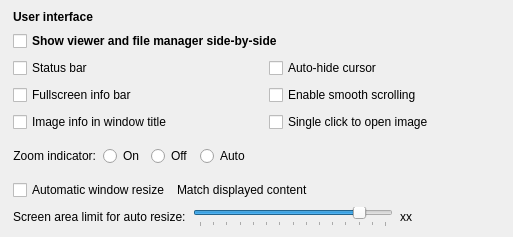
                <widget class="QWidget" name="UIOptionsGroup" native="true">
                 <property name="accessibleName">
                  <string notr="true">SGroup</string>
                 </property>
                 <layout class="QVBoxLayout" name="verticalLayout_11">
                  <property name="spacing">
                   <number>7</number>
                  </property>
                  <property name="sizeConstraint">
                   <enum>QLayout::SetDefaultConstraint</enum>
                  </property>
                  <property name="leftMargin">
                   <number>13</number>
                  </property>
                  <property name="topMargin">
                   <number>10</number>
                  </property>
                  <property name="rightMargin">
                   <number>13</number>
                  </property>
                  <property name="bottomMargin">
                   <number>10</number>
                  </property>
                  <item>
                   <layout class="QHBoxLayout" name="horizontalLayout_16">
                    <property name="leftMargin">
                     <number>0</number>
                    </property>
                    <property name="topMargin">
                     <number>0</number>
                    </property>
                    <property name="rightMargin">
                     <number>0</number>
                    </property>
                    <property name="bottomMargin">
                     <number>0</number>
                    </property>
                    <item>
                     <widget class="QLabel" name="label_15">
                      <property name="font">
                       <font>
                        <weight>75</weight>
                        <bold>true</bold>
                       </font>
                      </property>
                      <property name="text">
                       <string>User interface</string>
                      </property>
                      <property name="alignment">
                       <set>Qt::AlignLeading|Qt::AlignLeft|Qt::AlignVCenter</set>
                      </property>
                     </widget>
                    </item>
                   </layout>
                  </item>
                  <item>
                   <widget class="QCheckBox" name="splitViewCheckBox">
                    <property name="font">
                     <font>
                      <weight>75</weight>
                      <bold>true</bold>
                     </font>
                    </property>
                    <property name="text">
                     <string>Show viewer and file manager side-by-side</string>
                    </property>
                   </widget>
                  </item>
                  <item>
                   <layout class="QVBoxLayout" name="verticalLayout_7">
                    <property name="spacing">
                     <number>7</number>
                    </property>
                    <property name="sizeConstraint">
                     <enum>QLayout::SetDefaultConstraint</enum>
                    </property>
                    <property name="leftMargin">
                     <number>0</number>
                    </property>
                    <property name="topMargin">
                     <number>0</number>
                    </property>
                    <property name="rightMargin">
                     <number>0</number>
                    </property>
                    <property name="bottomMargin">
                     <number>0</number>
                    </property>
                    <item>
                     <layout class="QGridLayout" name="gridLayout">
                      <property name="sizeConstraint">
                       <enum>QLayout::SetDefaultConstraint</enum>
                      </property>
                      <property name="leftMargin">
                       <number>0</number>
                      </property>
                      <property name="topMargin">
                       <number>0</number>
                      </property>
                      <property name="rightMargin">
                       <number>0</number>
                      </property>
                      <property name="bottomMargin">
                       <number>0</number>
                      </property>
                      <property name="horizontalSpacing">
                       <number>6</number>
                      </property>
                      <property name="verticalSpacing">
                       <number>7</number>
                      </property>
                      <item row="2" column="0">
                       <widget class="QCheckBox" name="showExtendedInfoTitle">
                        <property name="text">
                         <string>Image info in window title</string>
                        </property>
                       </widget>
                      </item>
                      <item row="2" column="1">
                       <widget class="QCheckBox" name="selectModeCheckBox">
                        <property name="text">
                         <string>Single click to open image</string>
                        </property>
                       </widget>
                      </item>
                      <item row="0" column="2">
                       <spacer name="horizontalSpacer_20">
                        <property name="orientation">
                         <enum>Qt::Horizontal</enum>
                        </property>
                        <property name="sizeHint" stdset="0">
                         <size>
                          <width>40</width>
                          <height>10</height>
                         </size>
                        </property>
                       </spacer>
                      </item>
                      <item row="0" column="1">
                       <widget class="QCheckBox" name="cursorAutohideCheckBox">
                        <property name="text">
                         <string>Auto-hide cursor</string>
                        </property>
                       </widget>
                      </item>
                      <item row="1" column="1" colspan="2">
                       <widget class="QCheckBox" name="enableSmoothScrollCheckBox">
                        <property name="toolTip">
                         <string>Turn this off if you are using a touchpad with libinput driver.</string>
                        </property>
                        <property name="text">
                         <string>Enable smooth scrolling</string>
                        </property>
                       </widget>
                      </item>
                      <item row="1" column="0">
                       <widget class="QCheckBox" name="showInfoBarFullscreen">
                        <property name="text">
                         <string>Fullscreen info bar</string>
                        </property>
                       </widget>
                      </item>
                      <item row="0" column="0">
                       <widget class="QCheckBox" name="showInfoBarWindowed">
                        <property name="minimumSize">
                         <size>
                          <width>250</width>
                          <height>0</height>
                         </size>
                        </property>
                        <property name="text">
                         <string>Status bar</string>
                        </property>
                       </widget>
                      </item>
                     </layout>
                    </item>
                    <item>
                     <widget class="QWidget" name="widget_9" native="true">
                      <property name="accessibleName">
                       <string notr="true">SLine</string>
                      </property>
                     </widget>
                    </item>
                    <item>
                     <layout class="QHBoxLayout" name="horizontalLayout_23">
                      <property name="leftMargin">
                       <number>0</number>
                      </property>
                      <property name="topMargin">
                       <number>0</number>
                      </property>
                      <property name="rightMargin">
                       <number>0</number>
                      </property>
                      <item>
                       <widget class="QLabel" name="label">
                        <property name="sizePolicy">
                         <sizepolicy hsizetype="Minimum" vsizetype="Preferred">
                          <horstretch>0</horstretch>
                          <verstretch>0</verstretch>
                         </sizepolicy>
                        </property>
                        <property name="text">
                         <string>Zoom indicator:</string>
                        </property>
                        <property name="alignment">
                         <set>Qt::AlignRight|Qt::AlignTrailing|Qt::AlignVCenter</set>
                        </property>
                       </widget>
                      </item>
                      <item>
                       <widget class="QRadioButton" name="zoomIndicatorOn">
                        <property name="text">
                         <string>On</string>
                        </property>
                       </widget>
                      </item>
                      <item>
                       <widget class="QRadioButton" name="zoomIndicatorOff">
                        <property name="text">
                         <string>Off</string>
                        </property>
                       </widget>
                      </item>
                      <item>
                       <widget class="QRadioButton" name="zoomIndicatorAuto">
                        <property name="text">
                         <string>Auto</string>
                        </property>
                       </widget>
                      </item>
                      <item>
                       <spacer name="horizontalSpacer_6">
                        <property name="orientation">
                         <enum>Qt::Horizontal</enum>
                        </property>
                        <property name="sizeHint" stdset="0">
                         <size>
                          <width>40</width>
                          <height>20</height>
                         </size>
                        </property>
                       </spacer>
                      </item>
                     </layout>
                    </item>
                    <item>
                     <widget class="QWidget" name="widget_19" native="true">
                      <property name="accessibleName">
                       <string notr="true">SLine</string>
                      </property>
                     </widget>
                    </item>
                    <item>
                     <layout class="QHBoxLayout" name="horizontalLayout_28">
                      <property name="leftMargin">
                       <number>0</number>
                      </property>
                      <property name="topMargin">
                       <number>0</number>
                      </property>
                      <property name="rightMargin">
                       <number>0</number>
                      </property>
                      <item>
                       <widget class="QCheckBox" name="autoResizeWindowCheckBox">
                        <property name="text">
                         <string>Automatic window resize</string>
                        </property>
                       </widget>
                      </item>
                      <item>
                       <widget class="QLabel" name="label_50">
                        <property name="accessibleName">
                         <string notr="true">SNoteText</string>
                        </property>
                        <property name="text">
                         <string>Match displayed content</string>
                        </property>
                       </widget>
                      </item>
                      <item>
                       <spacer name="horizontalSpacer_19">
                        <property name="orientation">
                         <enum>Qt::Horizontal</enum>
                        </property>
                        <property name="sizeHint" stdset="0">
                         <size>
                          <width>40</width>
                          <height>20</height>
                         </size>
                        </property>
                       </spacer>
                      </item>
                     </layout>
                    </item>
                    <item>
                     <layout class="QHBoxLayout" name="horizontalLayout_19">
                      <property name="leftMargin">
                       <number>0</number>
                      </property>
                      <property name="topMargin">
                       <number>0</number>
                      </property>
                      <property name="rightMargin">
                       <number>0</number>
                      </property>
                      <property name="bottomMargin">
                       <number>0</number>
                      </property>
                      <item>
                       <widget class="QLabel" name="label_39">
                        <property name="text">
                         <string>Screen area limit for auto resize:</string>
                        </property>
                       </widget>
                      </item>
                      <item>
                       <widget class="QSlider" name="autoResizeLimitSlider">
                        <property name="sizePolicy">
                         <sizepolicy hsizetype="Fixed" vsizetype="Preferred">
                          <horstretch>0</horstretch>
                          <verstretch>0</verstretch>
                         </sizepolicy>
                        </property>
                        <property name="minimumSize">
                         <size>
                          <width>200</width>
                          <height>0</height>
                         </size>
                        </property>
                        <property name="minimum">
                         <number>6</number>
                        </property>
                        <property name="maximum">
                         <number>20</number>
                        </property>
                        <property name="singleStep">
                         <number>1</number>
                        </property>
                        <property name="pageStep">
                         <number>2</number>
                        </property>
                        <property name="value">
                         <number>18</number>
                        </property>
                        <property name="orientation">
                         <enum>Qt::Horizontal</enum>
                        </property>
                        <property name="tickPosition">
                         <enum>QSlider::TicksBelow</enum>
                        </property>
                        <property name="tickInterval">
                         <number>1</number>
                        </property>
                       </widget>
                      </item>
                      <item>
                       <widget class="QLabel" name="autoResizeLimit">
                        <property name="sizePolicy">
                         <sizepolicy hsizetype="Fixed" vsizetype="Preferred">
                          <horstretch>0</horstretch>
                          <verstretch>0</verstretch>
                         </sizepolicy>
                        </property>
                        <property name="minimumSize">
                         <size>
                          <width>60</width>
                          <height>0</height>
                         </size>
                        </property>
                        <property name="maximumSize">
                         <size>
                          <width>60</width>
                          <height>16777215</height>
                         </size>
                        </property>
                        <property name="text">
                         <string>xx</string>
                        </property>
                        <property name="alignment">
                         <set>Qt::AlignLeading|Qt::AlignLeft|Qt::AlignVCenter</set>
                        </property>
                       </widget>
                      </item>
                      <item>
                       <spacer name="horizontalSpacer_17">
                        <property name="orientation">
                         <enum>Qt::Horizontal</enum>
                        </property>
                        <property name="sizeHint" stdset="0">
                         <size>
                          <width>40</width>
                          <height>20</height>
                         </size>
                        </property>
                       </spacer>
                      </item>
                     </layout>
                    </item>
                   </layout>
                  </item>
                 </layout>
                </widget>
